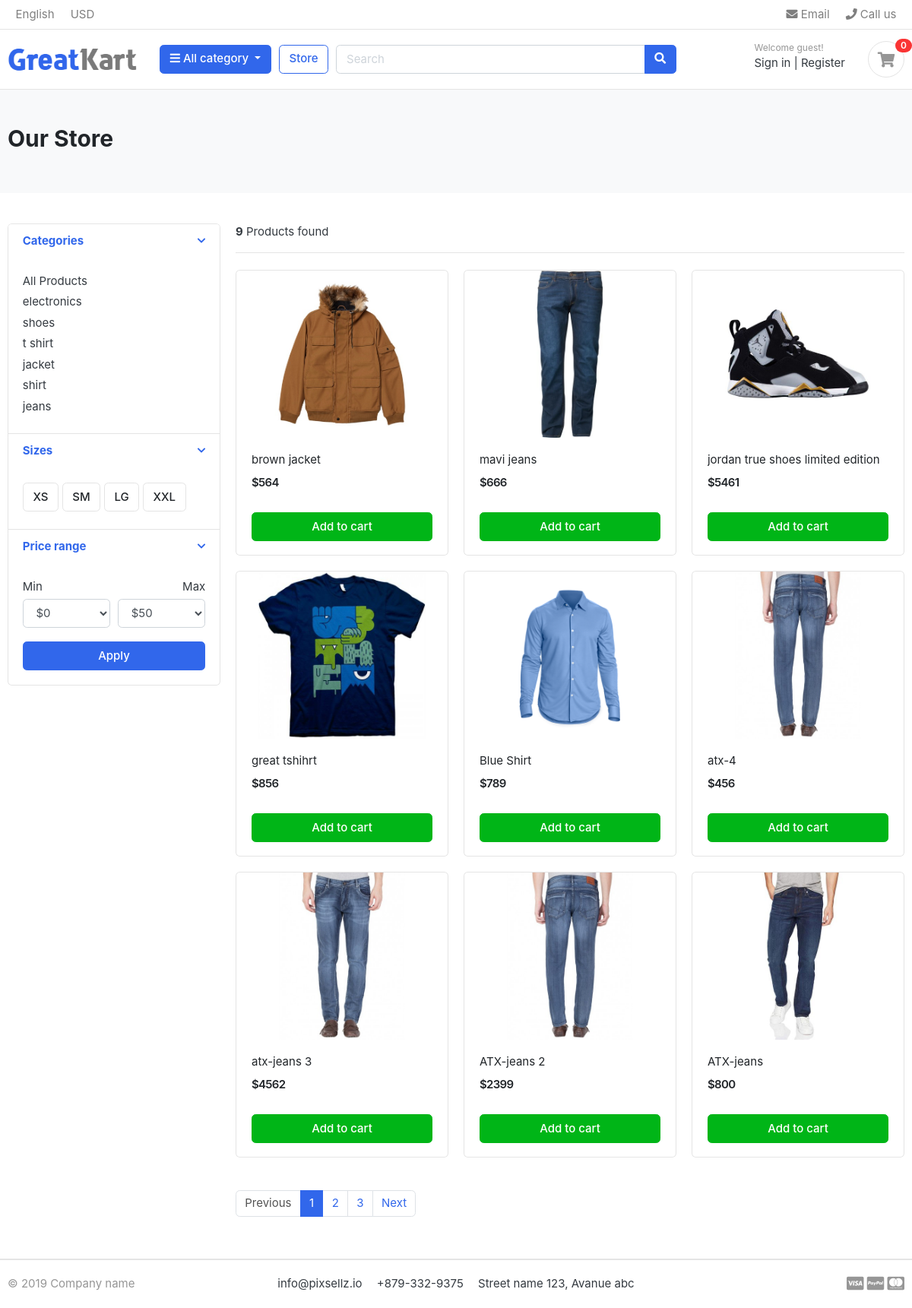
The page /store/ on the database as committed earlier.
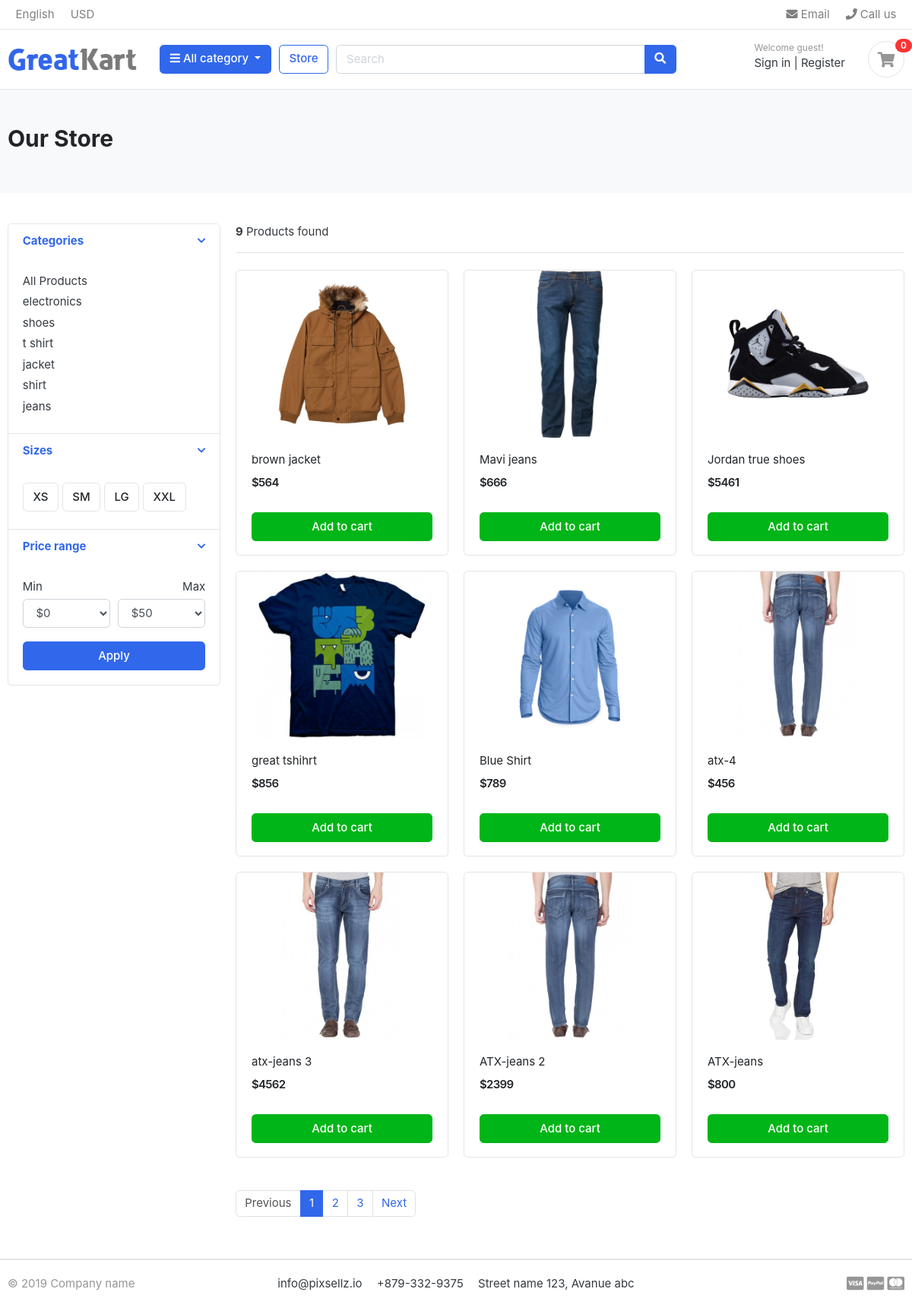
The same page on the database as committed later.
### stores/models.py (models this page shows, shortened)
class Products(models.Model):
    product_name = models.CharField(max_length=200,unique=True)
    slug = models.SlugField(max_length=200,unique=True)
    description = models.TextField(max_length=500,blank=True)
    price = models.IntegerField()
    images = models.ImageField(upload_to='photos/products')
    stock = models.IntegerField()
    is_available = models.BooleanField(default=True)
    category = models.ForeignKey(Category,on_delete=models.CASCADE)
    created_date = models.DateTimeField(auto_now_add=True)
    modified_date = models.DateTimeField(auto_now=True)
    class Meta:
        verbose_name = 'Product'
        verbose_name_plural = 'Products'
        ordering = ['-created_date']
    def get_url(self):
        return reverse('product_detail',args=[self.category.slug,self.slug])

### stores/views.py (the view)
# urls.py: path('',views.store,name = 'store'),
def store(request, category_slug=None):
    if category_slug != None:
        categories = get_object_or_404(Category, slug=category_slug)
        products = Products.objects.filter(category=categories, is_available=True)
        product_count = products.count()
    else:
        categories = Category.objects.all()
        products = Products.objects.filter(is_available=True)
        product_count = products.count()
    categories = Category.objects.all()
    context = {
        "categories_all": categories,
        "products": products,
        "product_count": product_count,
    }
    return render(request, "store.html", context)

### category/context_processors.py (called while the page is built)
def menu_links(request):
    links = Category.objects.all()
    return dict(links = links)

### category/models.py (called while the page is built)
    def get_url(self):
        return reverse('products_by_category',args = [self.slug])#each category has own its slug so use this to make the link and used by href in the store.html

### templates/store.html (shortened to what this page needs)
{% extends "base.html" %}
{% load static %}
{% block content %}
<section class="section-pagetop bg">
<div class="container">
	<h2 class="title-page">Our Store</h2>
</div>
</section>
<section class="section-content padding-y">
<div class="container">
<div class="row">
	<aside class="col-md-3">
<div class="card">
	<article class="filter-group">
		<header class="card-header">
			<a href="#" data-toggle="collapse" data-target="#collapse_1" aria-expanded="true" class="">
				<i class="icon-control fa fa-chevron-down"></i>
				<h6 class="title">Categories</h6>
			</a>
		</header>
		<div class="filter-content collapse show" id="collapse_1" style="">
			<div class="card-body">
				<ul class="list-menu">
				<li><a href="{% url "store" %}">All Products</a></li>
				{% for category in  links %}
                <li><a href="{{category.get_url}}">{{category.category_name}}  </a></li>
                {% endfor %}
				</ul>
			</div>
		</div>
	</article>
	<article class="filter-group">
		<header class="card-header">
			<a href="#" data-toggle="collapse" data-target="#collapse_4" aria-expanded="true" class="">
				<i class="icon-control fa fa-chevron-down"></i>
				<h6 class="title">Sizes </h6>
			</a>
		</header>
		<div class="filter-content collapse show" id="collapse_4" style="">
			<div class="card-body">
			  <label class="checkbox-btn">
			    <span class="btn btn-light"> XS </span>
			  </label>
			  <label class="checkbox-btn">
			    <span class="btn btn-light"> SM </span>
			  </label>
			  <label class="checkbox-btn">
			    <span class="btn btn-light"> LG </span>
			  </label>
			  <label class="checkbox-btn">
			    <span class="btn btn-light"> XXL </span>
			  </label>
		</div>
		</div>
	</article>
	<article class="filter-group">
		<header class="card-header">
			<a href="#" data-toggle="collapse" data-target="#collapse_3" aria-expanded="true" class="">
				<i class="icon-control fa fa-chevron-down"></i>
				<h6 class="title">Price range </h6>
			</a>
		</header>
		<div class="filter-content collapse show" id="collapse_3" style="">
			<div class="card-body">
				<div class="form-row">
				<div class="form-group col-md-6">
				  <label>Min</label>
				  	<select class="mr-2 form-control">
						<option value="0">$0</option>
					</select>
				</div>
				<div class="form-group text-right col-md-6">
				  <label>Max</label>
				  	<select class="mr-2 form-control">
						<option value="50">$50</option>
					</select>
				</div>
				</div>
				<button class="btn btn-block btn-primary">Apply</button>
			</div>
		</div>
	</article>
</div>
	</aside>
	<main class="col-md-9">
<header class="border-bottom mb-4 pb-3">
		<div class="form-inline">
			<span class="mr-md-auto"><b>{{product_count}}</b> Products found </span>
		</div>
</header>
<div class="row">
{% for prd in products %}
<div class="col-md-4">
    <figure class="card card-product-grid">
        <div class="img-wrap">
            <img src="{{ prd.images.url }}">
        </div>
        <figcaption class="info-wrap">
            <div class="fix-height">
                <a href="{{prd.get_url}}" class="title">{{ prd.product_name }}</a>
                <div class="price-wrap mt-2">
                    <span class="price">${{ prd.price }}</span>
                </div>
            </div>
            <a href="#" class="btn btn-block btn-success">Add to cart</a>
        </figcaption>
    </figure>
</div>
{% endfor %}
</div>
<nav class="mt-4" aria-label="Page navigation sample">
  <ul class="pagination">
    <li class="page-item disabled"><a class="page-link" href="#">Previous</a></li>
    <li class="page-item active"><a class="page-link" href="#">1</a></li>
    <li class="page-item"><a class="page-link" href="#">2</a></li>
    <li class="page-item"><a class="page-link" href="#">3</a></li>
    <li class="page-item"><a class="page-link" href="#">Next</a></li>
  </ul>
</nav>
	</main>
</div>
</div>
</section>
{% endblock  %}

Rows that differ between the two databases and show on the page:
changed Products: product_name "mavi jeans" → "Mavi jeans"
changed Products: product_name "jordan true shoes limited edition" → "Jordan true shoes"
